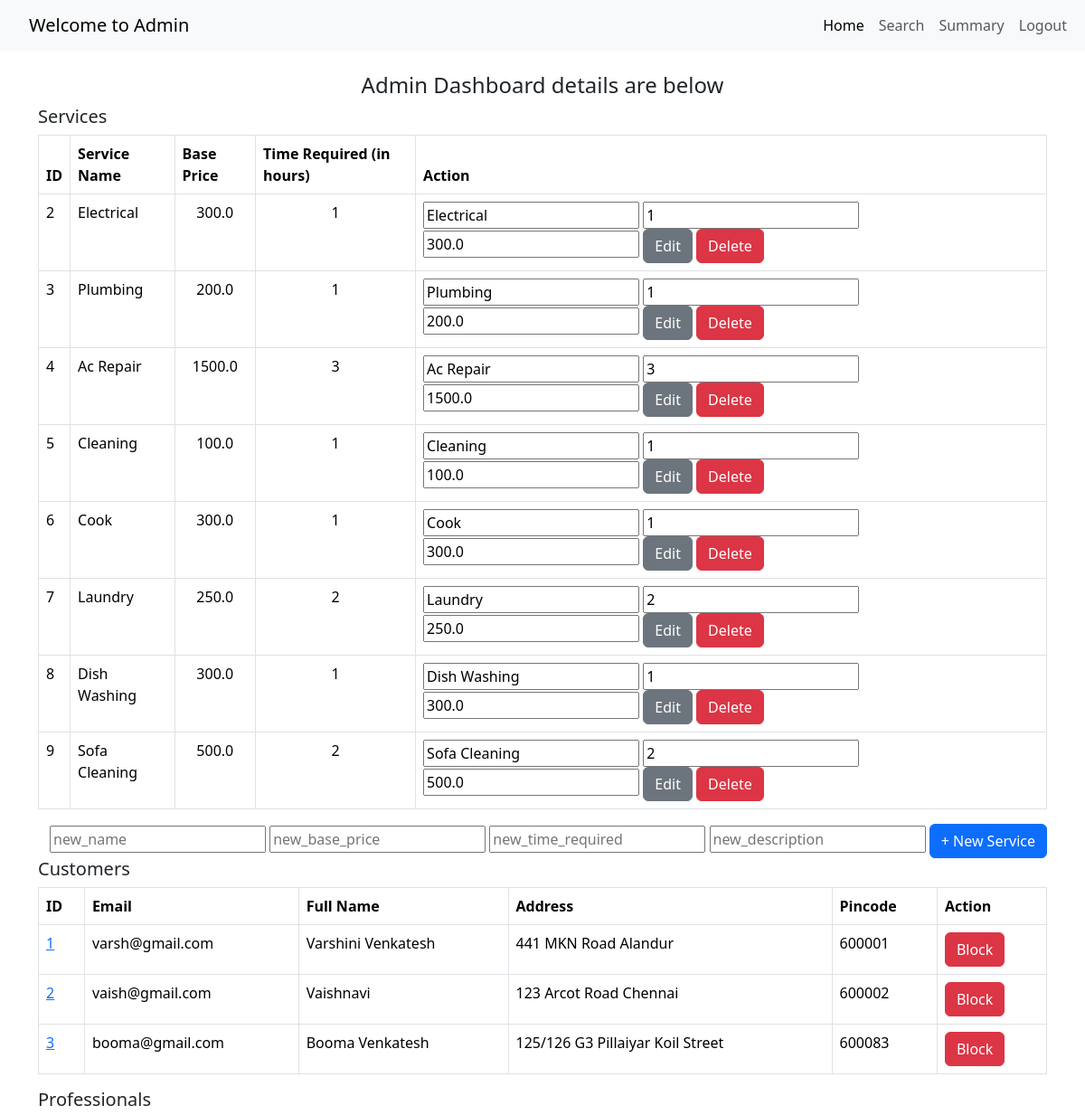
The page /admindashboard (upper part) on the database as committed earlier.
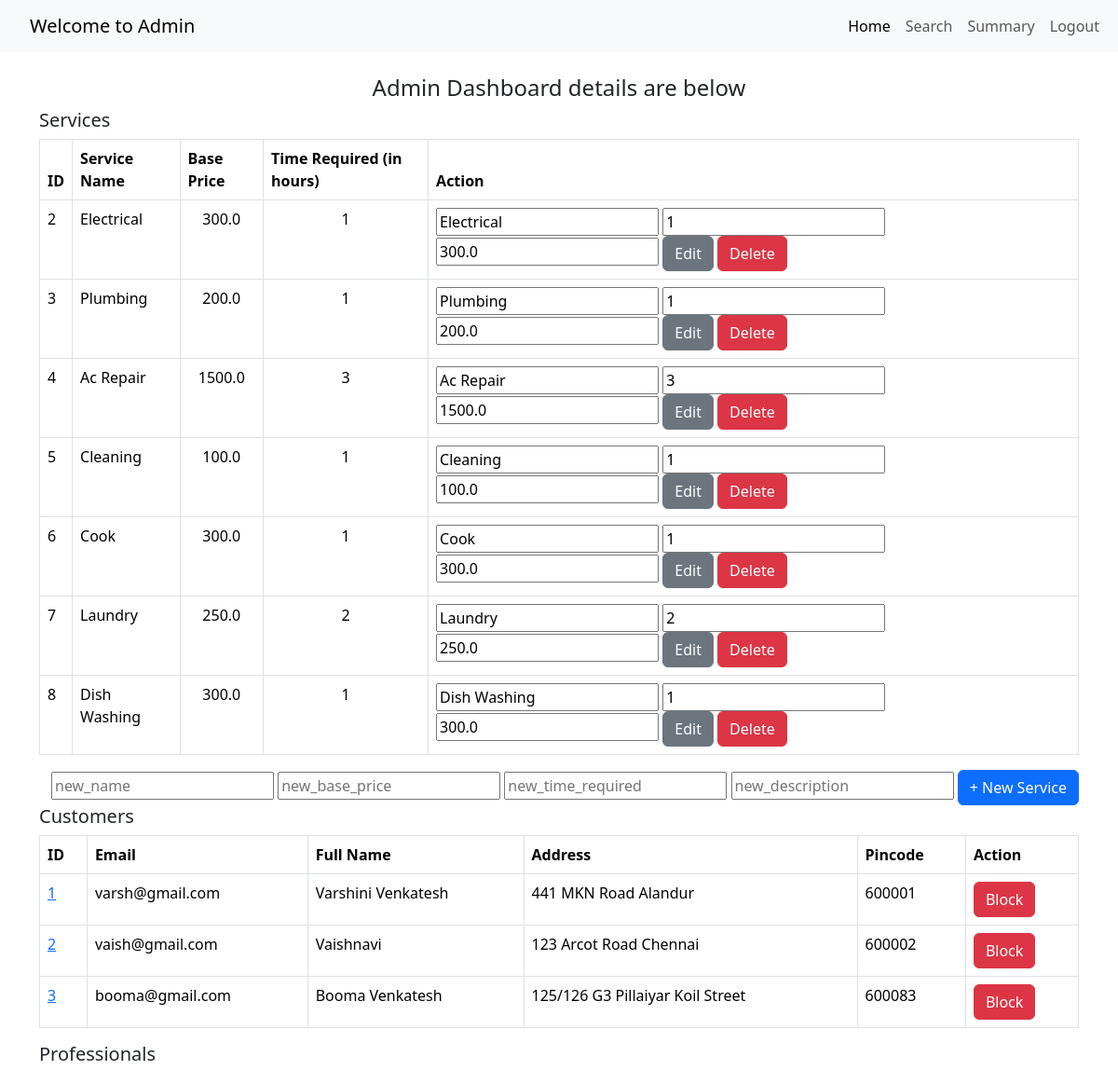
The same page on the database as committed later.
### application/models.py (models this page shows)
class Service(db.Model):
    __tablename__ = 'services'
    service_id = db.Column(db.Integer, primary_key=True)
    name = db.Column(db.String(100), nullable=False)
    base_price = db.Column(db.Float, nullable=False)
    time_required = db.Column(db.String(50), nullable=False)
    descriptions = db.Column(db.Text, nullable=True)
    service_requests_list = db.relationship('ServiceRequest', backref='service', cascade='all, delete-orphan', lazy=True)

class Customer(db.Model):
    __tablename__ = 'customers'
    id = db.Column(db.Integer, primary_key=True)
    email = db.Column(db.String(120), unique=True, nullable=False)
    password = db.Column(db.String(120), nullable=False)
    full_name = db.Column(db.String(100), nullable=False)
    address = db.Column(db.String(200), nullable=False)
    pincode = db.Column(db.String(10), nullable=False)

### app.py (the view)
@app.route('/admindashboard', methods= ['GET'])
def admindashboard():
    if request.method == 'GET':
        services = Service.query.all()
        professionals = ServiceProfessional.query.all()
        service_requests = ServiceRequest.query.all()
        customers = Customer.query.all()
        return render_template("admindashboard.html", services = services, professionals = professionals, service_requests = service_requests, customers = customers)

### templates/admindashboard.html (shortened to what the changed rows need)
<!DOCTYPE html>
<html lang="en">
<head>
    <link href="https://cdn.jsdelivr.net/npm/bootstrap@5.3.3/dist/css/bootstrap.min.css" rel="stylesheet">
</head>
<body>
    <div class="container mt-4">
        <div class="row">
            <div class="col-md-12">
                <table class="table table-bordered">
                    <thead>
                        <tr>
                            <th>ID</th>
                            <th>Service Name</th>
                            <th>Base Price</th>
                            <th>Time Required (in hours)</th>
                            <th>Action</th>
                        </tr>
                    </thead>
                    <tbody>
                        {% for service in services %}
                        <tr>
                            <td>{{ service.service_id }}</td>
                            <td>{{ service.name }}</td>
                            <td style="text-align: center;">{{ service.base_price }}</td>
                            <td style="text-align: center;">{{ service.time_required }}</td>
                            <td>
                                <form action="{{ url_for('edit_service', id=service.service_id) }}" method="POST" style="display:inline;">
                                    <input type="text" name="name" value="{{ service.name }}" placeholder="name" required>
                                    <input type="number" name="time_required" value="{{ service.time_required }}" placeholder="timing" required>
                                    <input type="number" name="base_price" value="{{ service.base_price }}" placeholder="base_price" required>
                                    <button type="submit" class="btn btn-secondary">Edit</button>
                                </form>
                                <form action="{{ url_for('delete_service', id=service.service_id) }}" method="POST" style="display:inline;">
                                    <button type="submit" class="btn btn-danger">Delete</button>
                                </form>
                            </td>
                        </tr>
                        {% else %}
                        <tr>
                            <td colspan="4">No services found</td>
                        </tr>
                        {% endfor %}
                    </tbody>
                </table>
        </div>
            <div class="col-md-12">
                <table class="table table-bordered">
                    <thead>
                        <tr>
                            <th>ID</th>
                            <th>Email</th>
                            <th>Full Name</th>
                            <th>Address</th>
                            <th>Pincode</th>
                            <th>Action</th>
                        </tr>
                    </thead>
                    <tbody>
                        {% for customer in customers %}
                        <tr>
                            <td><a href="{{ url_for('viewcustomerprofile', id=customer.id) }}">{{ customer.id }}</a></td>
                            <td>{{ customer.email }}</td>
                            <td>{{ customer.full_name }}</td>
                            <td>{{ customer.address }}</td>
                            <td>{{ customer.pincode }}</td>
                            <td>
                                <form action="{{ url_for('block_customer', id=customer.id) }}" method="POST" style="display:inline;">
                                    <button type="submit" class="btn btn-danger">Block</button>
                                </form>
                            </td>
                        </tr>
                        {% else %}
                        <tr>
                            <td colspan="5">No Customers found</td>
                        </tr>
                        {% endfor %}
                    </tbody>
                </table>
            </div>
        </div>
    </div>
</body>
</html>

Rows that differ between the two databases and show on the page:
removed Service: service_id "9", name "Sofa Cleaning", base_price "500.0", time_required "2"
